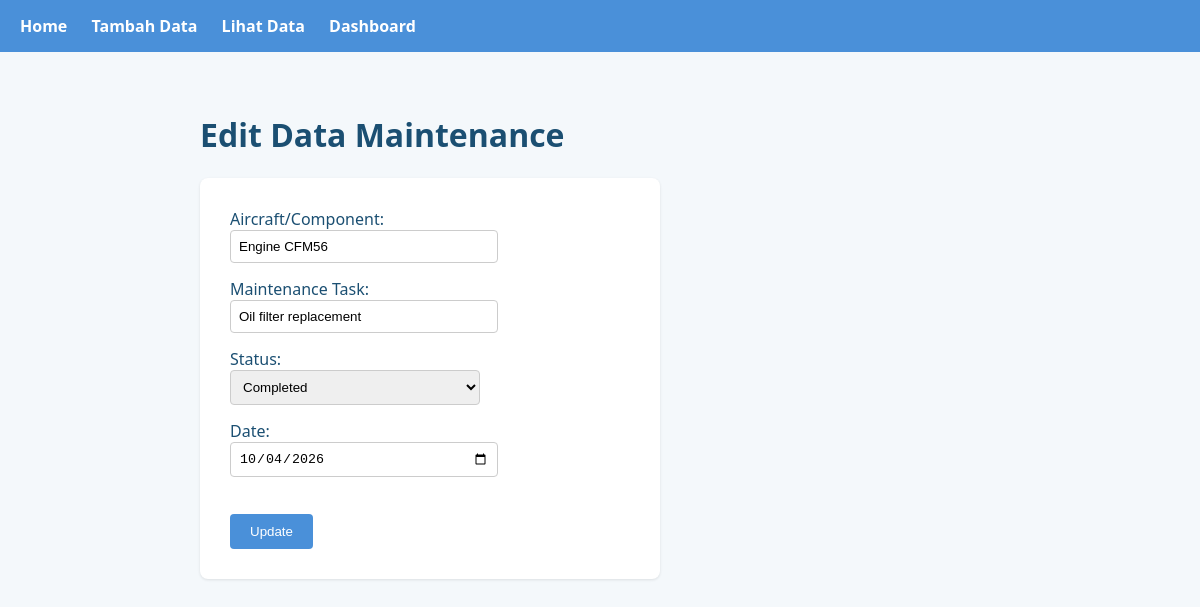
Screenshot of /edit/5 with the database file from the repository.
### tables this page shows
CREATE TABLE maintenance (
    id INTEGER PRIMARY KEY AUTOINCREMENT,
    aircraft TEXT NOT NULL,
    task TEXT NOT NULL,
    status TEXT NOT NULL,
    date TEXT NOT NULL
);

### Aircraft Maintenance Tracker.py (the view, shortened to what this page needs)
@app.route("/edit/<int:id>", methods=["GET", "POST"])
def edit_maintenance(id):
    conn = sqlite3.connect("maintenance.db")
    cursor = conn.cursor()
    cursor.execute("SELECT * FROM maintenance WHERE id=?", (id,))
    item = cursor.fetchone()
    conn.close()
    return render_template("edit_maintenance.html", item=item)

### templates/edit_maintenance.html (shortened to what this page needs)
<!DOCTYPE html>
<html>
<head>
    <link rel="stylesheet" href="{{ url_for('static', filename='style.css') }}">
</head>
<body>
    <nav>
        <a href="/">Home</a>
        <a href="/add">Tambah Data</a>
        <a href="/view">Lihat Data</a>
        <a href="/dashboard">Dashboard</a>
    </nav>
    <div class="container">
        <h1>Edit Data Maintenance</h1>
        <form method="POST" class="form-card">
            <label>Aircraft/Component:</label><br>
            <input type="text" name="aircraft" value="{{ item[1] }}"><br>
            <label>Maintenance Task:</label><br>
            <input type="text" name="task" value="{{ item[2] }}"><br>
            <label>Status:</label><br>
            <select name="status">
                <option value="Completed" {% if item[3] == "Completed" %}selected{% endif %}>Completed</option>
            </select><br>
            <label>Date:</label><br>
            <input type="date" name="date" value="{{ item[4] }}"><br><br>
            <button type="submit">Update</button>
        </form>
    </div>
</body>
</html>

### static/style.css (style rules this page uses)
body { font-family: 'Segoe UI', sans-serif; background-color: #F4F8FB; color: #1B4F72; margin: 0; padding: 0; }
nav { background-color: #4A90D9; padding: 15px 20px; }
nav a { color: white; text-decoration: none; margin-right: 20px; font-weight: bold; }
.container { max-width: 800px; margin: 0 auto; padding: 40px 30px; }
form input, form select { padding: 8px; margin-bottom: 15px; width: 250px; border: 1px solid #ccc; border-radius: 4px; }
button { background-color: #4A90D9; color: white; border: none; padding: 10px 20px; border-radius: 4px; cursor: pointer; }
.form-card { background-color: white; padding: 30px; border-radius: 8px; box-shadow: 0 1px 3px rgba(0,0,0,0.1); max-width: 400px; }

### rows the page displays
maintenance: aircraft "Engine CFM56", task "Oil filter replacement", status "Completed", date "10/04/2026"
